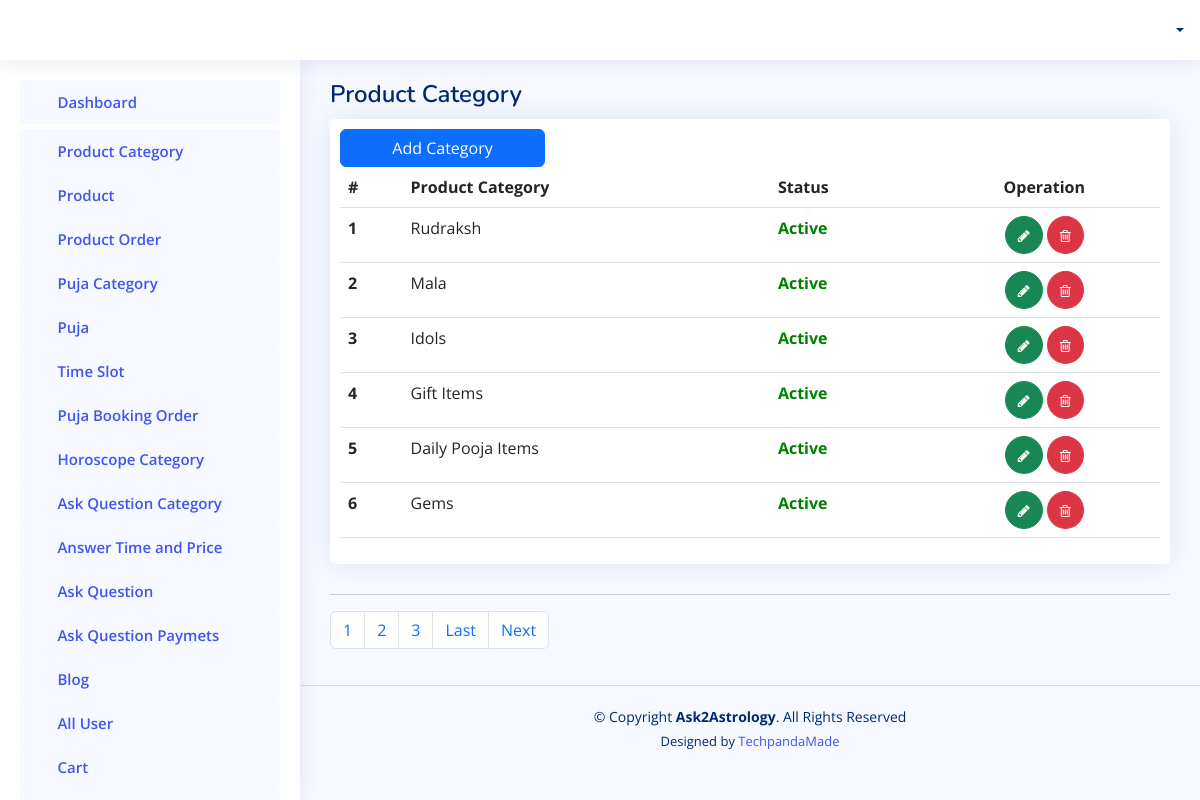
The page /admin-panel/getcategory/ on the database its author committed.
### adminapp/models.py (models this page shows, shortened)
class CategoryOfProduct(models.Model):
    catprod = models.CharField(max_length=200, null=True)
    active_status = models.BooleanField(default=True)

### adminapp/views.py (the view)
# urls.py: path('getcategory/',views.GetAllCategoryOfProduct),
def GetAllCategoryOfProduct(request):
    users = CategoryOfProduct.objects.all().order_by('-id')
    paginator = Paginator(users, 6)
    page_number = request.GET.get('page')
    all_lead = paginator.get_page(page_number)
    totalpage = all_lead.paginator.num_pages
    context = {
        'all_lead':all_lead,
        'lastpage':totalpage,
        'totalPagelist':[n+1 for n in range(totalpage)],
        'users':users
    }
    return render(request, "admintemp/productcategory.html", context)

### templates/admintemp/productcategory.html (shortened to what this page needs)
{% extends 'admintemp/index.html' %}
{% load static %}
  {% block content %}
  <main id="main" class="main">
   <div class="pagetitle">
      <h1>Product Category</h1>
    </div>
    <section class="section">
      <div class="row">
        <div class="col-lg-12">
          <div class="card">
            <div class="card-body" style="padding:10px;">
              <a href="/admin-panel/addcategory/"><button type="submit" class="btn btn-primary col-md-3">Add Category</button></a>
              <table class="table">
                <thead>
                  <tr>
                    <th scope="col">#</th>
                    <th scope="col">Product Category</th>
                    <th scope="col">Status</th>
                    <th scope="col" style="text-align: center;">Operation</th>
                  </tr>
                </thead>
                <tbody>
                  {% for ky in all_lead %}
                  <tr>
                    <th scope="row">{{forloop.counter}}</th>
                    <td style="text-transform: capitalize;">{{ ky.catprod }}</td>
                    <td>
                        {% if ky.active_status == True %}
                        <span style="color:green;font-weight:bold;">Active</a>
                        {% elif ky.active_status == False %}
                        <span style="color:red;font-weight:bold;">Inactive</a>
                        {% endif %}
                        </td>
                    <td style="text-align: center;">
                      <a class="btn btn-success" style="border-radius:50%;" href="{% url 'speciality' id=ky.id %}"> <i class="fa fa-pencil" style="font-size: 14px;"> </i> </a>
                      <label for="confirmation-checkbox"><span class="btn btn-danger" style="border-radius:50%;" ><i class="fa fa-trash-o" style="font-size: 14px;"></i></span></label>
                    </td>
                    </tr>
                  {% endfor %}
                </tbody>
              </table>
            </div>
          </div>
              <hr>
                <nav aria-label="Page navigation example">
                    <ul class="pagination">
                    {% for n in totalPagelist %}
                      <li class="page-item">
                        <a class="page-link" href="/admin-panel/getcategory/?page={{n}}">{{n}}</a>
                    </li>
                    {% endfor %}
                    {% if all_lead.has_next %}
                    <li class="page-item">
                        <a class="page-link" href="/admin-panel/getcategory/?page={{ lastpage }}">Last</a>
                    </li>
                      <li class="page-item">
                        <a class="page-link" href="/admin-panel/getcategory/?page={{ all_lead.next_page_number }}">Next</a>
                    </li>
                    {% endif %}
                    </ul>
                  </nav>
      </div>
    </section>
  </main>
  {% endblock content %}

### static/assets2/css/style.css (style rules this page uses)
:root { scroll-behavior: smooth; }
body { font-family: "Open Sans", sans-serif; background: #f6f9ff; color: #444444; }
a { color: #4154f1; text-decoration: none; }
h1, h2, h3, h4, h5, h6 { font-family: "Nunito", sans-serif; }
#main { margin-top: 60px; padding: 20px 30px; transition: all 0.3s; }
.pagetitle { margin-bottom: 10px; }
.pagetitle h1 { font-size: 24px; margin-bottom: 0; font-weight: 600; color: #012970; }
.card { margin-bottom: 30px; border: none; border-radius: 5px; box-shadow: 0px 0 30px rgba(1, 41, 112, 0.1); }
.card-body { padding: 0 20px 20px 2 0px; }
@media (min-width: 1200px) { #main, #footer { margin-left: 300px; } }

### rows shown on the page
CategoryOfProduct: catprod "Rudraksh", active_status "Active"
CategoryOfProduct: catprod "Mala", active_status "Active"
CategoryOfProduct: catprod "Idols", active_status "Active"
CategoryOfProduct: catprod "Gift Items", active_status "Active"
CategoryOfProduct: catprod "Daily Pooja Items", active_status "Active"
CategoryOfProduct: catprod "Gems", active_status "Active"

### other values the page prints
{{ n }} "1" "2" "3"
